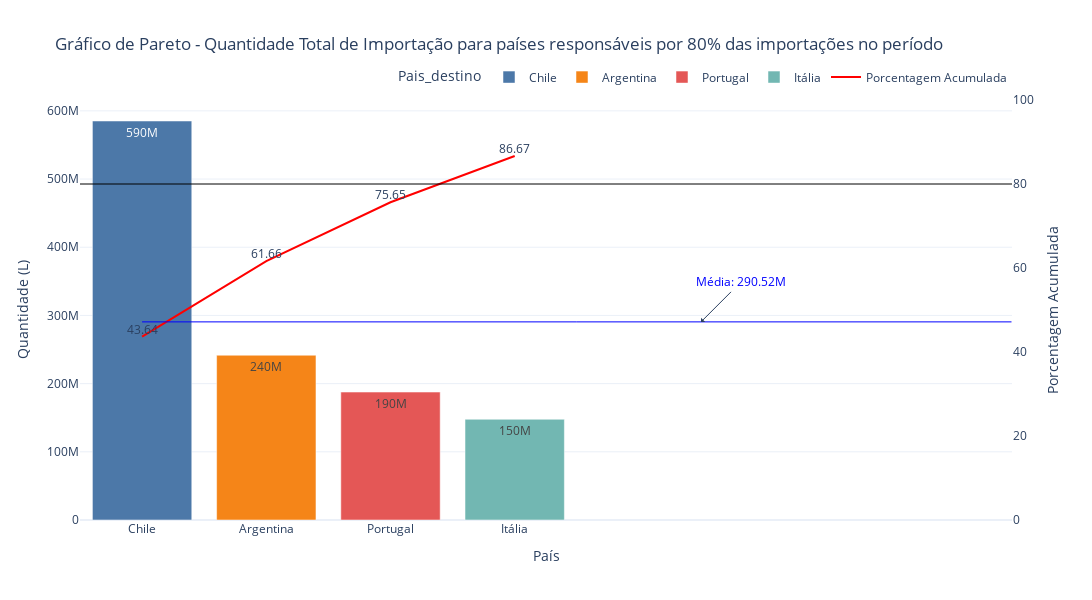

Notebook code cell kept with this figure:
### Markdown cell above
**Chile, Argentina, Portugal e Itália são responsáveis por 80% do total importado**

### Code cell
plot_pareto(
    total_imp_pareto,
    "Pais_destino",
    "Quantidade",
    "Pais_destino",
    "Porcentagem_acumulada_quantidade",
    "Gráfico de Pareto - Quantidade Total de Importação para países responsáveis por 80% das importações no período",
    "País",
    "Quantidade (L)",
    total_imp_pareto.Quantidade.mean()
)

### Figure 1 — Plotly figure (JSON) as saved in the notebook; plotly's stock layout.template omitted (floating-point values rounded to 4 significant figures)
{"data": [{"alignmentgroup": "True", "hovertemplate": "Pais_destino=%{x}<br>Quantidade=%{y}<extra></extra>", "legendgroup": "Chile", "marker": {"color": "#4C78A8", "pattern": {"shape": ""}}, "name": "Chile", "offsetgroup": "Chile", "orientation": "v", "showlegend": true, "textposition": "auto", "texttemplate": "%{y:.2s}", "type": "bar", "x": ["Chile"], "xaxis": "x", "y": [585109920], "yaxis": "y"}, {"alignmentgroup": "True", "hovertemplate": "Pais_destino=%{x}<br>Quantidade=%{y}<extra></extra>", "legendgroup": "Argentina", "marker": {"color": "#F58518", "pattern": {"shape": ""}}, "name": "Argentina", "offsetgroup": "Argentina", "orientation": "v", "showlegend": true, "textposition": "auto", "texttemplate": "%{y:.2s}", "type": "bar", "x": ["Argentina"], "xaxis": "x", "y": [241638962], "yaxis": "y"}, {"alignmentgroup": "True", "hovertemplate": "Pais_destino=%{x}<br>Quantidade=%{y}<extra></extra>", "legendgroup": "Portugal", "marker": {"color": "#E45756", "pattern": {"shape": ""}}, "name": "Portugal", "offsetgroup": "Portugal", "orientation": "v", "showlegend": true, "textposition": "auto", "texttemplate": "%{y:.2s}", "type": "bar", "x": ["Portugal"], "xaxis": "x", "y": [187610792], "yaxis": "y"}, {"alignmentgroup": "True", "hovertemplate": "Pais_destino=%{x}<br>Quantidade=%{y}<extra></extra>", "legendgroup": "Itália", "marker": {"color": "#72B7B2", "pattern": {"shape": ""}}, "name": "Itália", "offsetgroup": "Itália", "orientation": "v", "showlegend": true, "textposition": "auto", "texttemplate": "%{y:.2s}", "type": "bar", "x": ["Itália"], "xaxis": "x", "y": [147714104], "yaxis": "y"}, {"line": {"color": "red"}, "mode": "lines+text", "name": "Porcentagem Acumulada", "text": ["43.64", "61.66", "75.65", "86.67"], "textposition": "top center", "type": "scatter", "x": ["Chile", "Argentina", "Portugal", "Itália"], "y": [43.64, 61.66, 75.65, 86.67], "yaxis": "y2"}], "layout": {"annotations": [{"arrowhead": 1, "ax": 40, "ay": -40, "font": {"color": "blue"}, "showarrow": true, "text": "Média: 290.52M", "x": 4.5, "xref": "x", "y": 290500000.0}], "barmode": "relative", "height": 600, "legend": {"orientation": "h", "title": {"text": "Pais_destino"}, "tracegroupgap": 0, "x": 1, "xanchor": "right", "y": 1.02, "yanchor": "bottom"}, "shapes": [{"line": {"color": "black", "width": 1}, "type": "line", "x0": 0, "x1": 1, "xref": "paper", "y0": 80, "y1": 80, "yref": "y2"}, {"line": {"color": "blue", "width": 1}, "type": "line", "x0": 0, "x1": 7, "y0": 290500000.0, "y1": 290500000.0}], "title": {"text": "Gráfico de Pareto - Quantidade Total de Importação para países responsáveis por 80% das importações no período"}, "width": 1300, "xaxis": {"anchor": "y", "categoryarray": ["Chile", "Argentina", "Portugal", "Itália"], "categoryorder": "array", "domain": [0, 1], "title": {"text": "País"}}, "yaxis": {"anchor": "x", "domain": [0, 1], "title": {"text": "Quantidade (L)"}}, "yaxis2": {"overlaying": "y", "range": [0, 100], "showgrid": false, "side": "right", "title": {"text": "Porcentagem Acumulada"}}}}
